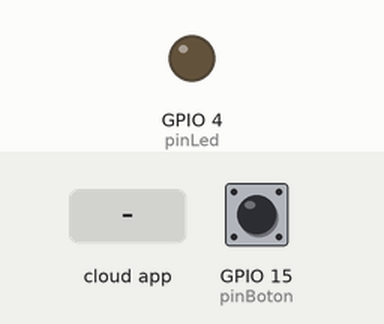
Bench run of a sketch on a simulated ESP8266 (NodeMCU). Shown: output pins drawn as LEDs (lit = HIGH). Dashed ring = blinking. The inputs (shaded band) are chosen by the test bench; at power-on: GPIO 15 (pinBoton) LOW. WiFi joins after 1.5 s; servers stay silent unless stated; what the sketch prints to the serial monitor is not drawn.

Above: at 2.7 s.
2.8 s: GPIO 15 (pinBoton) pulled HIGH for 1 s
At 2.95 s:
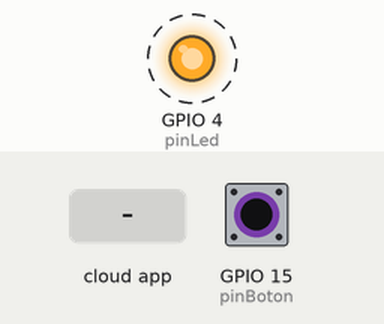
6.8 s: the phone or cloud app sets pollo to 64
At 7.1 s:
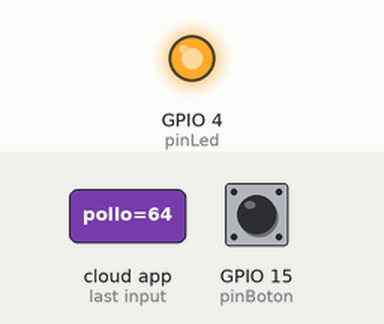
8.3 s: GPIO 15 (pinBoton) pulled HIGH for 0.15 s
At 9.4 s:
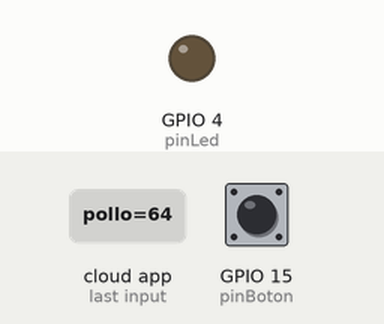
9.9 s: GPIO 15 (pinBoton) pulled HIGH for 3.2 s
At 13.4 s:
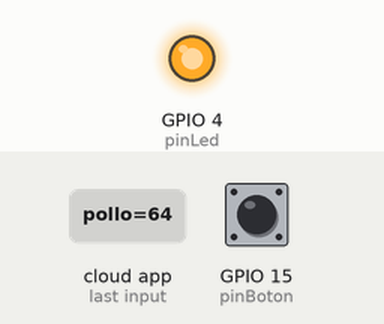
Timing chart, 0 to 14.9 s (numbered marks = the images above; inputs shaded):
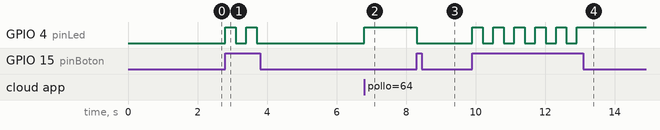

The sketch:

demo_boton.ino
```cpp
#define ESPALEXA_DEBUG

#if defined(ESP32)
#include <WiFi.h>
#else
#include <ESP8266WiFi.h>
#endif
#include <Espalexa.h>

const char* ssid = "ALSW_ESTUDIO";
const char* password = "Fullpower7##";

Espalexa miAlexa;

int pinBoton = 15;
int pinLed = 4;

void cambiarLampara(uint8_t brillo) {
  Serial.print("Cambiando Lampara a: ");

  if (brillo) {
    Serial.print("Encendido, brillo ");
    Serial.println(brillo);
    digitalWrite(pinLed, HIGH);
  }
  else  {
    Serial.println("Apagado");
    digitalWrite(pinLed, LOW);
  }
}

void setup() {
  Serial.begin(115200);
  pinMode(pinLed, OUTPUT);
  pinMode(pinBoton, INPUT);
  digitalWrite(pinLed, LOW);
  WiFi.mode(WIFI_STA);
  WiFi.begin(ssid, password);
  Serial.println("");
  Serial.println("Iniciar sistema");

  while (WiFi.status() != WL_CONNECTED) {
    delay(500);
    Serial.print(".");
  }

  Serial.println("");
  Serial.print("Conectado a ");
  Serial.println(ssid);
  Serial.print("IP: ");
  Serial.println(WiFi.localIP());

  miAlexa.addDevice("pollo", cambiarLampara);
  miAlexa.begin();

}

void loop() {
  // Alexa, busca dispositivos
  miAlexa.loop();
  delay(1);

  if (digitalRead(pinBoton)) {

    EspalexaDevice* foco = miAlexa.getDevice(0);
    int Nivel = foco->getValue();
    Serial.print("Nivel: ");
    Serial.println(Nivel);
    if (Nivel > 0) {
      Nivel = 0;
      digitalWrite(pinLed, LOW);
    } else {
      Nivel = 255;
      digitalWrite(pinLed, HIGH);
    }
    foco->setPercent(Nivel);
    delay(300);

  }
}
```

Measured:
- after the input at 2.8 s, GPIO 4 (pinLed): alternates HIGH for 0.30 s and LOW for 0.30 s, 4 changes in all, then stays LOW, starting at once
- after the input at 6.8 s, GPIO 4 (pinLed): LOW → HIGH at once
- after the input at 8.3 s, GPIO 4 (pinLed): HIGH → LOW at once
- after the input at 9.9 s, GPIO 4 (pinLed): alternates HIGH for 0.30 s and LOW for 0.30 s, 11 changes in all, then stays HIGH, starting at once
